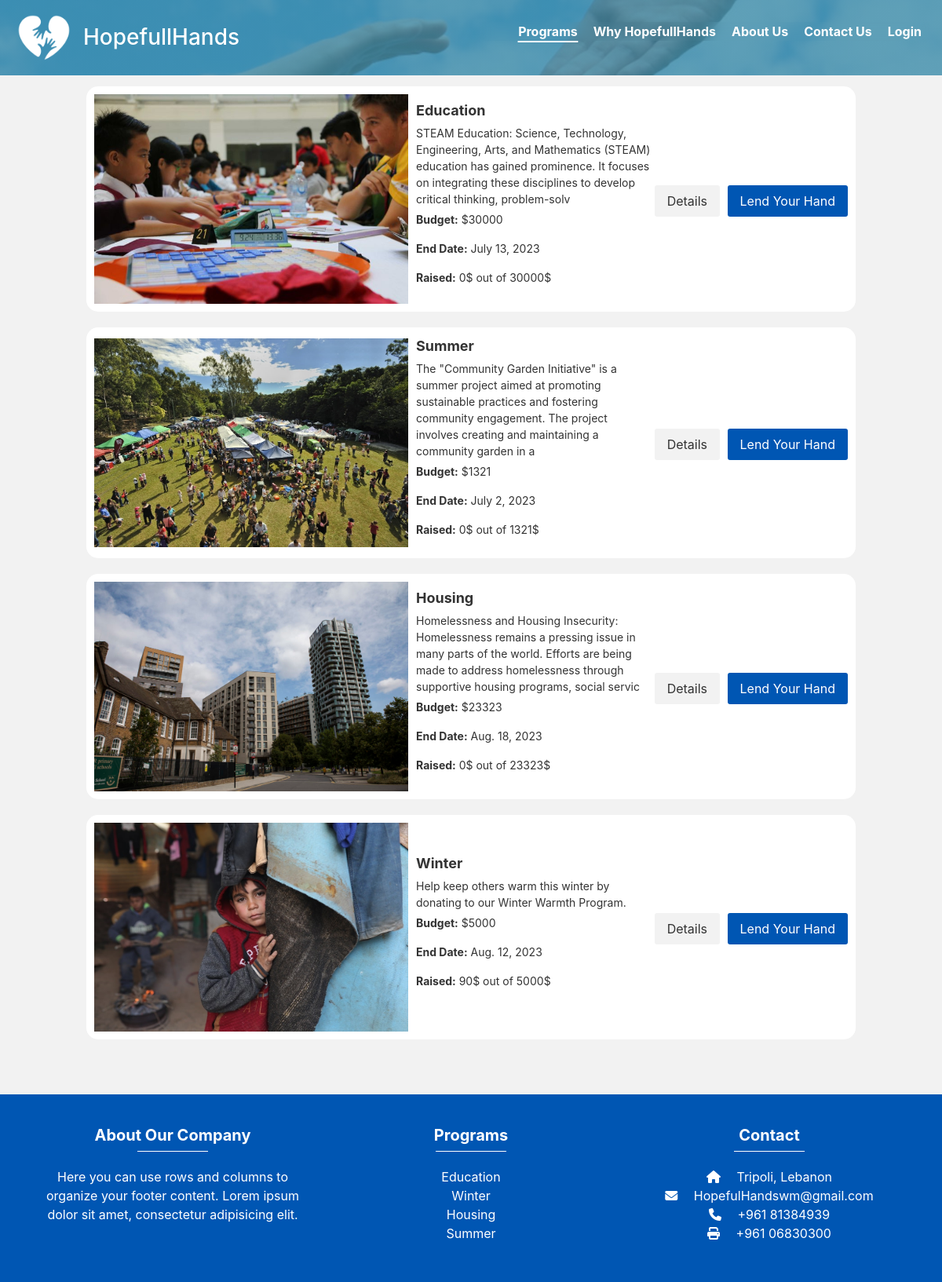
Page /programs/ on the earlier database version.
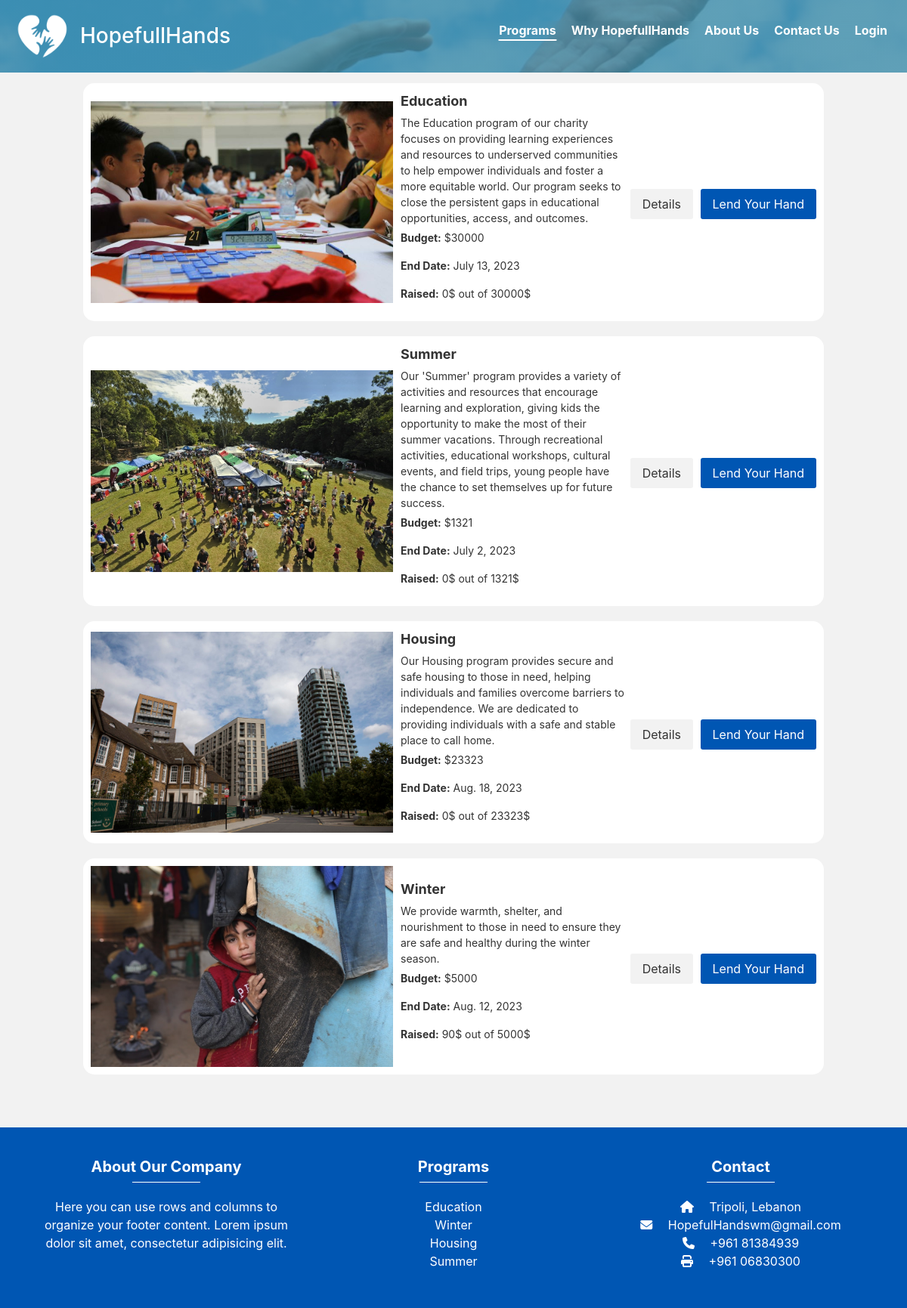
Same page on the later database version.
### app1/models.py (models this page shows, shortened)
class Program(models.Model):
    program_name = models.CharField(max_length=40)
    program_description = models.CharField(max_length=400)
    program_summary = models.CharField(max_length=200, default='Default Value')
    program_image = models.ImageField(upload_to='images/')
    budget = models.IntegerField()
    start_date = models.DateField()
    end_date = models.DateField()
    raised = models.IntegerField(default=0)
    program_challenge = models.CharField(max_length=2000, default='Default Value')
    program_objective = models.CharField(max_length=2000, default='Default Value')
    program_plan = models.CharField(max_length=2000, default='Default Value')

### app1/views.py (the view)
# urls.py: re_path(r'^.*programs/$', programs, name='programs'),
def programs(request):
    programs = Program.objects.order_by('-id')[:4]
    context = {'programs': programs}
    return render(request, 'pages/programs.html', context)

### templates/pages/programs.html (shortened to what this page needs)
<!DOCTYPE html>
<html lang="en">
<head>
</head>
<body style="background-color: #f2f2f2;">
{% block content %}
  {% include 'components/navbar.html' %}
    {% include 'components/programInfo.html' %}
  {% include 'components/footer.html' %}
{% endblock %}
</body>
</html>

### templates/components/programInfo.html (shortened to what this page needs)
<!DOCTYPE html>
<html>
<head>
</head>
<body>
  <div class="program-container">
    <ul class="program-list">
      {% for program in programs %}
        <li class="program-item">
          <img class="program-image" src="{{ program.program_image.url }}" alt="Program Image">
          <div class="program-details">
            <div class="program-name">{{ program.program_name }}</div>
            <div class="program-description">{{ program.program_description }}</div>
            <p><strong>Budget:</strong> ${{ program.budget }}</p>
            <p><strong>End Date:</strong> {{ program.end_date }}</p>
            <p><strong>Raised:</strong> {{ program.raised }}$ out of {{ program.budget }}$</p>
          </div>
          <div>
            <a href="{% url 'program_details' program_id=program.id %}" class="details-button">Details</a>
            <a href="{% url 'donate' %}" class="donate-button">Lend Your Hand</a>
          </div>
        </li>
      {% endfor %}
    </ul>
  </div>
</body>
</html>

Differences in the rows shown:
changed Program "Education": program_description "STEAM Education: Science, Technology, Engineering, Arts, and Mathematics (STEAM) education has gained prominence. It focuses on integrating these disciplines to develop critical thinking, problem-solv" → "The Education program of our charity focuses on providing learning experiences and resources to underserved communities to help empower individuals and foster a more equitable world. Our program seeks to close the persistent gaps in educational opportunities, access, and outcomes."
changed Program "Summer": program_description "The \"Community Garden Initiative\" is a summer project aimed at promoting sustainable practices and fostering community engagement. The project involves creating and maintaining a community garden in a" → "Our 'Summer' program provides a variety of activities and resources that encourage learning and exploration, giving kids the opportunity to make the most of their summer vacations. Through recreational activities, educational workshops, cultural events, and field trips, young people have the chance to set themselves up for future success."
changed Program "Housing": program_description "Homelessness and Housing Insecurity: Homelessness remains a pressing issue in many parts of the world. Efforts are being made to address homelessness through supportive housing programs, social servic" → "Our Housing program provides secure and safe housing to those in need, helping individuals and families overcome barriers to independence. We are dedicated to providing individuals with a safe and stable place to call home."
changed Program "Winter": program_description "Help keep others warm this winter by donating to our Winter Warmth Program." → "We provide warmth, shelter, and nourishment to those in need to ensure they are safe and healthy during the winter season."
